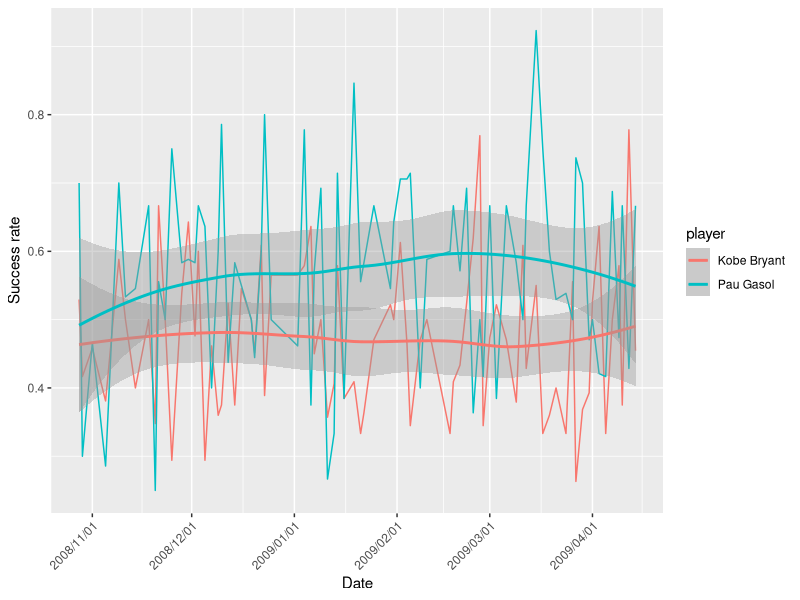
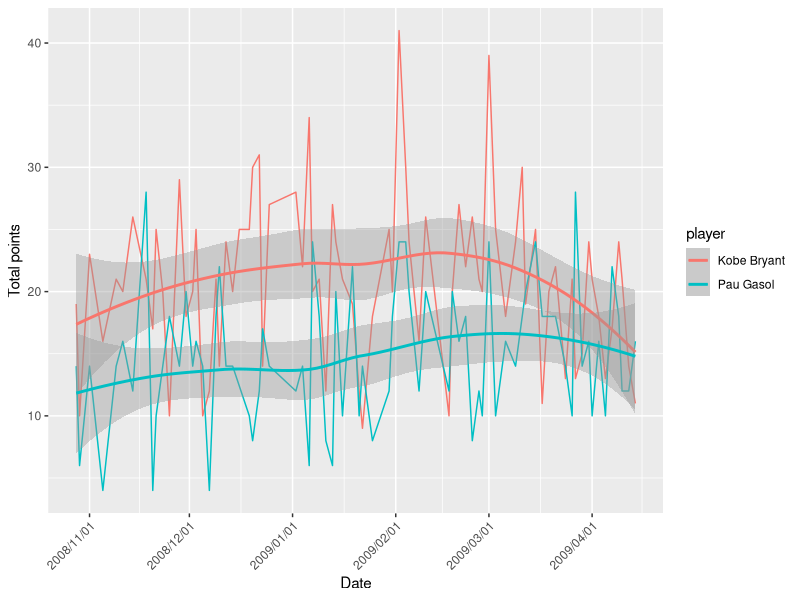

These charts were generated, in order, by the following R code:
## ---- chunk 1
library(ggplot2)
library(lubridate)
library(dplyr)
## ---- chunk 2
(time_now <- now())
is.instant(time_now)
## ---- chunk 3
(span <- interval(ymd_hms("2019-02-10 08:00:00"),ymd_hms("2019-02-12 08:30:20")) )
## ---- chunk 4
duration(minute=3)
## ---- chunk 5
as.period(span)
## ---- chunk 6
data("lakers")
lakers %>% filter(player %in% c("Pau Gasol","Kobe Bryant"),etype=="shot") %>% mutate(Date=ymd(date)) %>% dplyr::select(Date,player,points) %>% group_by(Date,player) %>% summarise(rate=sum(points>0)/n(),Total_points=sum(points))-> lakers_summ

lakers_summ %>% ggplot(aes(x=Date, y=rate)) + geom_line(aes(color=player))+ geom_smooth(aes(color=player)) + scale_x_date(date_labels = '%Y/%m/%d') +  theme(axis.text.x = element_text(angle = 45, hjust = 1)) + labs(y="Success rate")

lakers_summ %>% ggplot(aes(x=Date, y=Total_points)) + geom_line(aes(color=player))+ geom_smooth(aes(color=player)) + scale_x_date(date_labels = '%Y/%m/%d') +  theme(axis.text.x = element_text(angle = 45, hjust = 1)) + labs(y="Total points")
